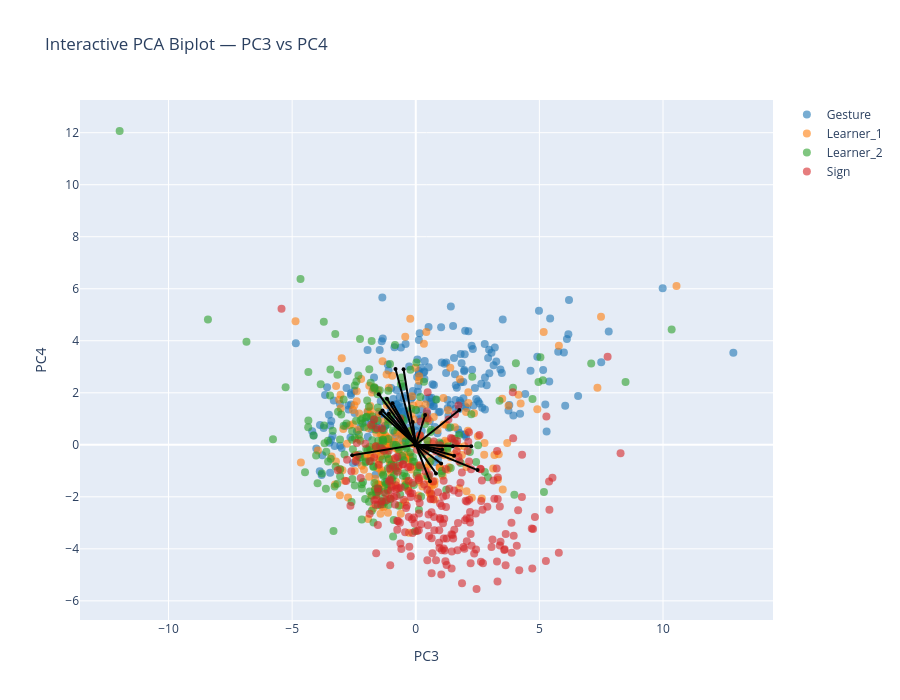

The notebook cell saved with this chart:
### Markdown cell above
## PC3-PC4

### Code cell
interactive_PCA_biplot(score=x_new_GS, 
                       coeff=loadings_GS, 
                       labels=feature_names, 
                       y=y, 
                       selected_vars=selected_vars, 
                       pc_x=3, 
                       pc_y=4,
                       le=le,
                       show_labels=False)

### Figure 1 — Plotly figure (JSON) as saved in the notebook; plotly's stock layout.template omitted (floating-point values rounded to 4 significant figures; data arrays with more than 128 entries replaced by an {"elided": "..."} marker saying what was removed)
{"data": [{"hoverinfo": "text", "marker": {"color": "#1f77b4", "opacity": 0.6, "size": 8}, "mode": "markers", "name": "Gesture", "showlegend": true, "text": {"elided": "248 str values"}, "type": "scatter", "x": {"elided": "248 float values"}, "y": {"elided": "248 float values"}}, {"hoverinfo": "text", "marker": {"color": "#ff7f0e", "opacity": 0.6, "size": 8}, "mode": "markers", "name": "Learner_1", "showlegend": true, "text": {"elided": "244 str values"}, "type": "scatter", "x": {"elided": "244 float values"}, "y": {"elided": "244 float values"}}, {"hoverinfo": "text", "marker": {"color": "#2ca02c", "opacity": 0.6, "size": 8}, "mode": "markers", "name": "Learner_2", "showlegend": true, "text": {"elided": "240 str values"}, "type": "scatter", "x": {"elided": "240 float values"}, "y": {"elided": "240 float values"}}, {"hoverinfo": "text", "marker": {"color": "#d62728", "opacity": 0.6, "size": 8}, "mode": "markers", "name": "Sign", "showlegend": true, "text": {"elided": "239 str values"}, "type": "scatter", "x": {"elided": "239 float values"}, "y": {"elided": "239 float values"}}, {"hoverinfo": "text", "hovertext": "gross__variability__arm_speed_Gstd", "line": {"color": "black"}, "marker": {"size": 4}, "mode": "lines+markers", "showlegend": false, "textposition": "top center", "type": "scatter", "x": [0, 1.499], "y": [0, -0.05107]}, {"hoverinfo": "text", "hovertext": "gross__magnitude__arm_speed_peak_mean", "line": {"color": "black"}, "marker": {"size": 4}, "mode": "lines+markers", "showlegend": false, "textposition": "top center", "type": "scatter", "x": [0, 1.55], "y": [0, -0.424]}, {"hoverinfo": "text", "hovertext": "gross__rhythm__arm_speed_mod_depth", "line": {"color": "black"}, "marker": {"size": 4}, "mode": "lines+markers", "showlegend": false, "textposition": "top center", "type": "scatter", "x": [0, 0.575], "y": [0, -1.405]}, {"hoverinfo": "text", "hovertext": "gross__magnitude__arm_acc_Gmean", "line": {"color": "black"}, "marker": {"size": 4}, "mode": "lines+markers", "showlegend": false, "textposition": "top center", "type": "scatter", "x": [0, 2.5], "y": [0, -0.9722]}, {"hoverinfo": "text", "hovertext": "gross__variability__arm_acc_Gstd", "line": {"color": "black"}, "marker": {"size": 4}, "mode": "lines+markers", "showlegend": false, "textposition": "top center", "type": "scatter", "x": [0, 1.066], "y": [0, -0.1799]}, {"hoverinfo": "text", "hovertext": "gross__magnitude__arm_acc_peak_mean", "line": {"color": "black"}, "marker": {"size": 4}, "mode": "lines+markers", "showlegend": false, "textposition": "top center", "type": "scatter", "x": [0, 1.025], "y": [0, -0.7195]}, {"hoverinfo": "text", "hovertext": "gross__rhythm__arm_acc_mod_depth", "line": {"color": "black"}, "marker": {"size": 4}, "mode": "lines+markers", "showlegend": false, "textposition": "top center", "type": "scatter", "x": [0, 0.8186], "y": [0, -1.1]}, {"hoverinfo": "text", "hovertext": "gross__rhythm__arm_speed_sampen", "line": {"color": "black"}, "marker": {"size": 4}, "mode": "lines+markers", "showlegend": false, "textposition": "top center", "type": "scatter", "x": [0, 2.243], "y": [0, -0.05813]}, {"hoverinfo": "text", "hovertext": "gross__smoothness__arm_intermittency", "line": {"color": "black"}, "marker": {"size": 4}, "mode": "lines+markers", "showlegend": false, "textposition": "top center", "type": "scatter", "x": [0, -0.493], "y": [0, 2.905]}, {"hoverinfo": "text", "hovertext": "gross__rhythm__band1_band_power_totalarm", "line": {"color": "black"}, "marker": {"size": 4}, "mode": "lines+markers", "showlegend": false, "textposition": "top center", "type": "scatter", "x": [0, -2.572], "y": [0, -0.4014]}, {"hoverinfo": "text", "hovertext": "gross__magnitude__bbmv_arms_total", "line": {"color": "black"}, "marker": {"size": 4}, "mode": "lines+markers", "showlegend": false, "textposition": "top center", "type": "scatter", "x": [0, 1.765], "y": [0, 1.339]}, {"hoverinfo": "text", "hovertext": "fine__handshape__fingertip_spread_mean", "line": {"color": "black"}, "marker": {"size": 4}, "mode": "lines+markers", "showlegend": false, "textposition": "top center", "type": "scatter", "x": [0, -1.091], "y": [0, 1.193]}, {"hoverinfo": "text", "hovertext": "fine__variability__fingertip_spread_std", "line": {"color": "black"}, "marker": {"size": 4}, "mode": "lines+markers", "showlegend": false, "textposition": "top center", "type": "scatter", "x": [0, -1.431], "y": [0, 1.225]}, {"hoverinfo": "text", "hovertext": "fine__handshape__thumb_index_mean", "line": {"color": "black"}, "marker": {"size": 4}, "mode": "lines+markers", "showlegend": false, "textposition": "top center", "type": "scatter", "x": [0, -1.348], "y": [0, 1.315]}, {"hoverinfo": "text", "hovertext": "fine__variability__thumb_index_std", "line": {"color": "black"}, "marker": {"size": 4}, "mode": "lines+markers", "showlegend": false, "textposition": "top center", "type": "scatter", "x": [0, -1.166], "y": [0, 1.768]}, {"hoverinfo": "text", "hovertext": "fine__handshape__mcp_tip_mean", "line": {"color": "black"}, "marker": {"size": 4}, "mode": "lines+markers", "showlegend": false, "textposition": "top center", "type": "scatter", "x": [0, -1.496], "y": [0, 1.947]}, {"hoverinfo": "text", "hovertext": "fine__variability__handshape_variability", "line": {"color": "black"}, "marker": {"size": 4}, "mode": "lines+markers", "showlegend": false, "textposition": "top center", "type": "scatter", "x": [0, -0.9401], "y": [0, 1.602]}, {"hoverinfo": "text", "hovertext": "fine__magnitude__flexion_speed_mean", "line": {"color": "black"}, "marker": {"size": 4}, "mode": "lines+markers", "showlegend": false, "textposition": "top center", "type": "scatter", "x": [0, 0.3786], "y": [0, 1.149]}, {"hoverinfo": "text", "hovertext": "fine__variability__flexion_speed_std", "line": {"color": "black"}, "marker": {"size": 4}, "mode": "lines+markers", "showlegend": false, "textposition": "top center", "type": "scatter", "x": [0, -0.1234], "y": [0, 0.8785]}, {"hoverinfo": "text", "hovertext": "fine__smoothness__flexion_intermittency", "line": {"color": "black"}, "marker": {"size": 4}, "mode": "lines+markers", "showlegend": false, "textposition": "top center", "type": "scatter", "x": [0, -0.8194], "y": [0, 2.915]}], "layout": {"height": 700, "hovermode": "closest", "title": {"text": "Interactive PCA Biplot — PC3 vs PC4"}, "width": 900, "xaxis": {"title": {"text": "PC3"}}, "yaxis": {"title": {"text": "PC4"}}}}
